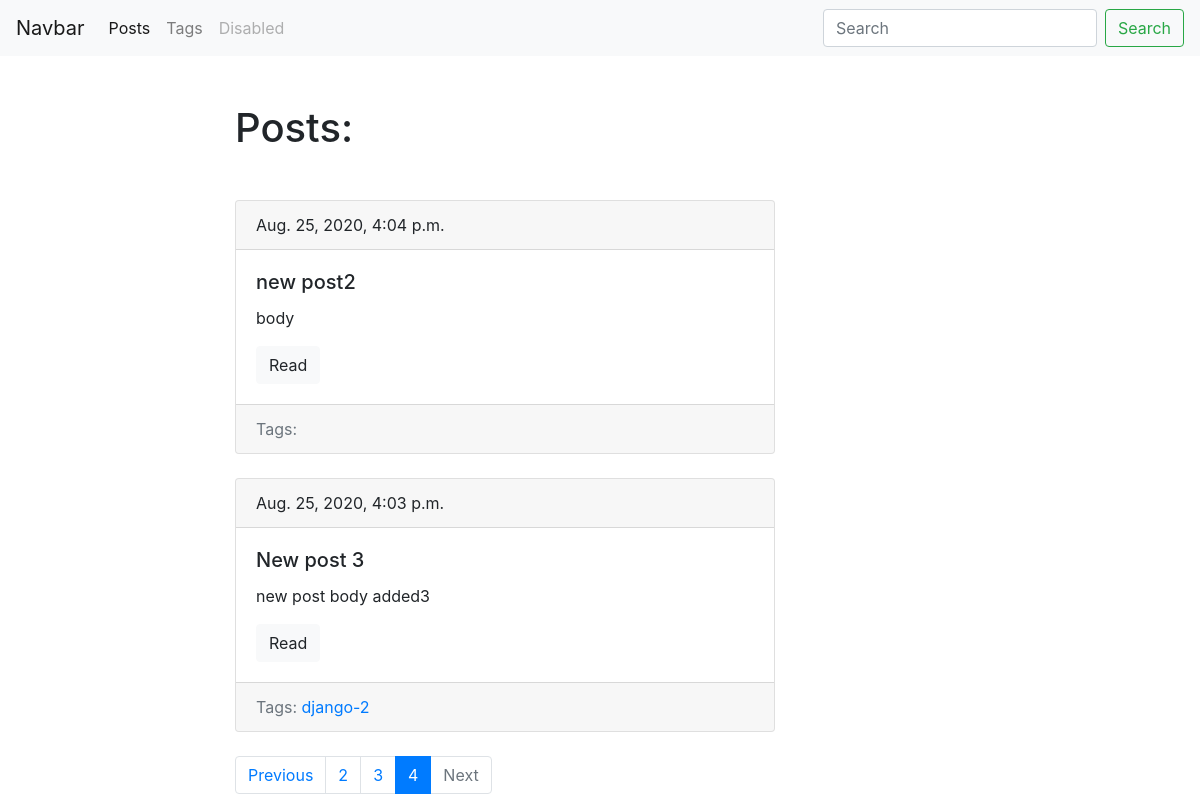
The app's page /blog/?page=4 with its own data.
### blog/models.py (models this page shows, shortened)
class Post(models.Model):
    title = models.CharField(max_length=150, db_index=True)
    slug = models.SlugField(max_length=150, blank=True, unique=True)
    body = models.TextField(blank=True, db_index=True)
    tags = models.ManyToManyField("Tag", blank=True, related_name='posts')
    date_pub = models.DateTimeField(auto_now_add=True)
    def get_absolute_url(self):
        return reverse("post_detail_url", kwargs={"slug": self.slug})
    class Meta:
        ordering = ['-date_pub']

class Tag(models.Model):
    title = models.CharField(max_length=50)
    slug = models.SlugField(max_length=50, unique=True)
    def get_absolute_url(self):
        return reverse("tag_detail_url", kwargs={'slug': self.slug})
    class Meta:
        ordering = ['title']

### blog/views.py (the view)
# urls.py: path('', posts_list, name='posts_list_url'),
def posts_list(request):
    search_query = request.GET.get('search', '')
    if search_query:
        posts = Post.objects.filter(Q(title__icontains=search_query) | Q(body__icontains=search_query))
    else:
        posts = Post.objects.all()
    paginator = Paginator(posts, 2)
    page_number = request.GET.get('page', 1)
    page = paginator.get_page(page_number)
    is_paginated = page.has_other_pages()
    if page.has_previous():
        prev_url = '?page={}'.format(page.previous_page_number())
    else:
        prev_url = ''
    if page.has_next():
        next_url = '?page={}'.format(page.next_page_number())
    else:
        next_url = ''
    context = {
        'page_object': page,
        'is_paginated': is_paginated,
        'next_url': next_url,
        'prev_url': prev_url
    }
    return render(request, 'blog/index.html', context=context)

### blog/templates/blog/index.html (shortened to what this page needs)
{% extends 'blog/base_blog.html' %}
    {% block content %}
        <h1 class="mb-5">Posts:</h1>
        {% for post in page_object.object_list %}
            {% include  'blog/includes/post_card_template.html' %}
        {% endfor %}
    {% endblock %}

### blog/templates/blog/includes/post_card_template.html
<div class="card mb-4">
    <div class="card-header">
    {{post.date_pub}}
    </div>
    <div class="card-body">
    <h5 class="card-title">{{post.title}}</h5>
    <p class="card-text">{{post.body|truncatewords:15}}</p>
    <a href="{{post.get_absolute_url}}" class="btn btn-light">Read</a>
    </div>
     <div class="card-footer text-muted">
        Tags:
        {% for tag in post.tags.all %}
            <a href="{{ tag.get_absolute_url }}">{{ tag.title }}</a>
        {% endfor %}
    </div>
</div>

### records on screen
Post: date_pub "Aug. 25, 2020, 4:04 p.m.", title "new post2", body "body"
Post: date_pub "Aug. 25, 2020, 4:03 p.m.", title "New post 3", body "new post body added3"
Tag: title "django-2"

### other values on screen
{{ n }} "2" "3"
{{ n }} "4"
